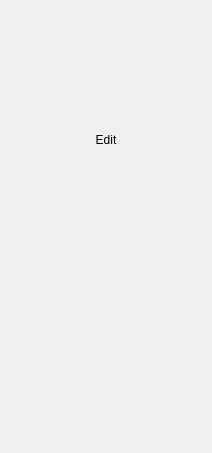
<?xml version="1.0" encoding="UTF-8"?>
<ui version="4.0">
 <class>ContextMenu</class>
 <widget class="QWidget" name="ContextMenu">
  <property name="geometry">
   <rect>
    <x>0</x>
    <y>0</y>
    <width>212</width>
    <height>453</height>
   </rect>
  </property>
  <property name="sizePolicy">
   <sizepolicy hsizetype="Preferred" vsizetype="Minimum">
    <horstretch>0</horstretch>
    <verstretch>0</verstretch>
   </sizepolicy>
  </property>
  <property name="minimumSize">
   <size>
    <width>212</width>
    <height>0</height>
   </size>
  </property>
  <property name="windowTitle">
   <string notr="true">Form</string>
  </property>
  <property name="title" stdset="0">
   <string notr="true"/>
  </property>
  <layout class="QVBoxLayout" name="verticalLayout">
   <property name="spacing">
    <number>0</number>
   </property>
   <property name="sizeConstraint">
    <enum>QLayout::SetDefaultConstraint</enum>
   </property>
   <property name="leftMargin">
    <number>0</number>
   </property>
   <property name="topMargin">
    <number>4</number>
   </property>
   <property name="rightMargin">
    <number>0</number>
   </property>
   <property name="bottomMargin">
    <number>4</number>
   </property>
   <item>
    <widget class="QStackedWidget" name="stackedWidget">
     <property name="currentIndex">
      <number>0</number>
     </property>
     <widget class="QWidget" name="page_3">
      <layout class="QVBoxLayout" name="verticalLayout_2">
       <property name="spacing">
        <number>7</number>
       </property>
       <property name="sizeConstraint">
        <enum>QLayout::SetDefaultConstraint</enum>
       </property>
       <property name="leftMargin">
        <number>0</number>
       </property>
       <property name="topMargin">
        <number>0</number>
       </property>
       <property name="rightMargin">
        <number>0</number>
       </property>
       <property name="bottomMargin">
        <number>0</number>
       </property>
       <item>
        <layout class="QVBoxLayout" name="buttonsLayout">
         <property name="spacing">
          <number>2</number>
         </property>
         <property name="sizeConstraint">
          <enum>QLayout::SetMinAndMaxSize</enum>
         </property>
         <property name="leftMargin">
          <number>0</number>
         </property>
         <property name="topMargin">
          <number>0</number>
         </property>
         <property name="rightMargin">
          <number>0</number>
         </property>
         <property name="bottomMargin">
          <number>0</number>
         </property>
         <item>
          <layout class="QHBoxLayout" name="zoomLayout">
           <property name="spacing">
            <number>0</number>
           </property>
           <property name="sizeConstraint">
            <enum>QLayout::SetDefaultConstraint</enum>
           </property>
           <property name="leftMargin">
            <number>4</number>
           </property>
           <property name="topMargin">
            <number>0</number>
           </property>
           <property name="rightMargin">
            <number>4</number>
           </property>
           <property name="bottomMargin">
            <number>0</number>
           </property>
           <item>
            <widget class="ActionButton" name="fitWindow" native="true">
             <property name="styleClass" stdset="0">
              <string notr="true">ContextMenuButton</string>
             </property>
            </widget>
           </item>
           <item>
            <widget class="ActionButton" name="fitWidth" native="true">
             <property name="styleClass" stdset="0">
              <string notr="true">ContextMenuButton</string>
             </property>
            </widget>
           </item>
           <item>
            <widget class="ActionButton" name="fitWindowStretch" native="true">
             <property name="styleClass" stdset="0">
              <string notr="true">ContextMenuButton</string>
             </property>
            </widget>
           </item>
           <item>
            <widget class="ActionButton" name="zoomOriginal" native="true">
             <property name="styleClass" stdset="0">
              <string notr="true">ContextMenuButton</string>
             </property>
            </widget>
           </item>
           <item>
            <widget class="ActionButton" name="zoomIn" native="true">
             <property name="styleClass" stdset="0">
              <string notr="true">ContextMenuButton</string>
             </property>
            </widget>
           </item>
           <item>
            <widget class="ActionButton" name="zoomOut" native="true">
             <property name="styleClass" stdset="0">
              <string notr="true">ContextMenuButton</string>
             </property>
            </widget>
           </item>
          </layout>
         </item>
         <item>
          <layout class="QVBoxLayout" name="edit_group">
           <property name="spacing">
            <number>0</number>
           </property>
           <property name="leftMargin">
            <number>0</number>
           </property>
           <property name="topMargin">
            <number>0</number>
           </property>
           <property name="rightMargin">
            <number>0</number>
           </property>
           <property name="bottomMargin">
            <number>0</number>
           </property>
           <item>
            <layout class="QHBoxLayout" name="fancy_header_group">
             <property name="spacing">
              <number>14</number>
             </property>
             <property name="leftMargin">
              <number>11</number>
             </property>
             <property name="topMargin">
              <number>0</number>
             </property>
             <property name="rightMargin">
              <number>11</number>
             </property>
             <property name="bottomMargin">
              <number>0</number>
             </property>
             <item>
              <layout class="QVBoxLayout" name="line_left">
               <property name="spacing">
                <number>0</number>
               </property>
               <property name="leftMargin">
                <number>0</number>
               </property>
               <property name="topMargin">
                <number>0</number>
               </property>
               <property name="bottomMargin">
                <number>5</number>
               </property>
               <item>
                <widget class="QWidget" name="widget" native="true">
                 <property name="sizePolicy">
                  <sizepolicy hsizetype="MinimumExpanding" vsizetype="Preferred">
                   <horstretch>0</horstretch>
                   <verstretch>0</verstretch>
                  </sizepolicy>
                 </property>
                 <property name="styleClass" stdset="0">
                  <string notr="true">HLineSeparator</string>
                 </property>
                </widget>
               </item>
              </layout>
             </item>
             <item>
              <layout class="QVBoxLayout" name="header_text">
               <property name="spacing">
                <number>0</number>
               </property>
               <property name="leftMargin">
                <number>0</number>
               </property>
               <property name="bottomMargin">
                <number>2</number>
               </property>
               <item>
                <widget class="QLabel" name="label">
                 <property name="text">
                  <string>Edit</string>
                 </property>
                 <property name="alignment">
                  <set>Qt::AlignCenter</set>
                 </property>
                </widget>
               </item>
              </layout>
             </item>
             <item>
              <layout class="QVBoxLayout" name="line_right">
               <property name="spacing">
                <number>0</number>
               </property>
               <property name="leftMargin">
                <number>0</number>
               </property>
               <property name="topMargin">
                <number>0</number>
               </property>
               <property name="bottomMargin">
                <number>5</number>
               </property>
               <item>
                <widget class="QWidget" name="widget_2" native="true">
                 <property name="sizePolicy">
                  <sizepolicy hsizetype="MinimumExpanding" vsizetype="Preferred">
                   <horstretch>0</horstretch>
                   <verstretch>0</verstretch>
                  </sizepolicy>
                 </property>
                 <property name="styleClass" stdset="0">
                  <string notr="true">HLineSeparator</string>
                 </property>
                </widget>
               </item>
              </layout>
             </item>
            </layout>
           </item>
           <item>
            <layout class="QHBoxLayout" name="transformLayout">
             <property name="spacing">
              <number>0</number>
             </property>
             <property name="leftMargin">
              <number>4</number>
             </property>
             <property name="topMargin">
              <number>0</number>
             </property>
             <property name="rightMargin">
              <number>4</number>
             </property>
             <property name="bottomMargin">
              <number>0</number>
             </property>
             <item>
              <widget class="ActionButton" name="rotateLeft" native="true">
               <property name="sizePolicy">
                <sizepolicy hsizetype="Preferred" vsizetype="Minimum">
                 <horstretch>0</horstretch>
                 <verstretch>0</verstretch>
                </sizepolicy>
               </property>
               <property name="styleClass" stdset="0">
                <string notr="true">ContextMenuButton</string>
               </property>
              </widget>
             </item>
             <item>
              <widget class="ActionButton" name="rotateRight" native="true">
               <property name="sizePolicy">
                <sizepolicy hsizetype="Preferred" vsizetype="Minimum">
                 <horstretch>0</horstretch>
                 <verstretch>0</verstretch>
                </sizepolicy>
               </property>
               <property name="styleClass" stdset="0">
                <string notr="true">ContextMenuButton</string>
               </property>
              </widget>
             </item>
             <item>
              <widget class="ActionButton" name="flipV" native="true">
               <property name="sizePolicy">
                <sizepolicy hsizetype="Preferred" vsizetype="Minimum">
                 <horstretch>0</horstretch>
                 <verstretch>0</verstretch>
                </sizepolicy>
               </property>
               <property name="styleClass" stdset="0">
                <string notr="true">ContextMenuButton</string>
               </property>
              </widget>
             </item>
             <item>
              <widget class="ActionButton" name="flipH" native="true">
               <property name="sizePolicy">
                <sizepolicy hsizetype="Preferred" vsizetype="Minimum">
                 <horstretch>0</horstretch>
                 <verstretch>0</verstretch>
                </sizepolicy>
               </property>
               <property name="styleClass" stdset="0">
                <string notr="true">ContextMenuButton</string>
               </property>
              </widget>
             </item>
             <item>
              <widget class="ActionButton" name="crop" native="true">
               <property name="sizePolicy">
                <sizepolicy hsizetype="Preferred" vsizetype="Minimum">
                 <horstretch>0</horstretch>
                 <verstretch>0</verstretch>
                </sizepolicy>
               </property>
               <property name="styleClass" stdset="0">
                <string notr="true">ContextMenuButton</string>
               </property>
              </widget>
             </item>
             <item>
              <widget class="ActionButton" name="resize" native="true">
               <property name="sizePolicy">
                <sizepolicy hsizetype="Preferred" vsizetype="Minimum">
                 <horstretch>0</horstretch>
                 <verstretch>0</verstretch>
                </sizepolicy>
               </property>
               <property name="styleClass" stdset="0">
                <string notr="true">ContextMenuButton</string>
               </property>
              </widget>
             </item>
            </layout>
           </item>
           <item>
            <layout class="QVBoxLayout" name="line_bottom">
             <property name="spacing">
              <number>0</number>
             </property>
             <property name="leftMargin">
              <number>11</number>
             </property>
             <property name="topMargin">
              <number>5</number>
             </property>
             <property name="rightMargin">
              <number>11</number>
             </property>
             <item>
              <widget class="QWidget" name="widget_3" native="true">
               <property name="sizePolicy">
                <sizepolicy hsizetype="MinimumExpanding" vsizetype="Fixed">
                 <horstretch>0</horstretch>
                 <verstretch>0</verstretch>
                </sizepolicy>
               </property>
               <property name="minimumSize">
                <size>
                 <width>0</width>
                 <height>1</height>
                </size>
               </property>
               <property name="maximumSize">
                <size>
                 <width>16777215</width>
                 <height>1</height>
                </size>
               </property>
               <property name="styleClass" stdset="0">
                <string notr="true">HLineSeparator</string>
               </property>
              </widget>
             </item>
            </layout>
           </item>
          </layout>
         </item>
        </layout>
       </item>
       <item>
        <layout class="QVBoxLayout" name="actionsLayout">
         <property name="spacing">
          <number>2</number>
         </property>
         <property name="sizeConstraint">
          <enum>QLayout::SetDefaultConstraint</enum>
         </property>
         <property name="leftMargin">
          <number>0</number>
         </property>
         <property name="topMargin">
          <number>0</number>
         </property>
         <property name="rightMargin">
          <number>0</number>
         </property>
         <property name="bottomMargin">
          <number>0</number>
         </property>
         <item>
          <widget class="ContextMenuItem" name="print" native="true"/>
         </item>
         <item>
          <spacer name="verticalSpacer">
           <property name="orientation">
            <enum>Qt::Vertical</enum>
           </property>
           <property name="sizeType">
            <enum>QSizePolicy::Fixed</enum>
           </property>
           <property name="sizeHint" stdset="0">
            <size>
             <width>20</width>
             <height>6</height>
            </size>
           </property>
          </spacer>
         </item>
         <item>
          <widget class="ContextMenuItem" name="copy" native="true"/>
         </item>
         <item>
          <widget class="ContextMenuItem" name="move" native="true"/>
         </item>
         <item>
          <spacer name="verticalSpacer_2">
           <property name="orientation">
            <enum>Qt::Vertical</enum>
           </property>
           <property name="sizeType">
            <enum>QSizePolicy::Fixed</enum>
           </property>
           <property name="sizeHint" stdset="0">
            <size>
             <width>20</width>
             <height>6</height>
            </size>
           </property>
          </spacer>
         </item>
         <item>
          <widget class="ContextMenuItem" name="trash" native="true"/>
         </item>
         <item>
          <spacer name="verticalSpacer_3">
           <property name="orientation">
            <enum>Qt::Vertical</enum>
           </property>
           <property name="sizeType">
            <enum>QSizePolicy::Fixed</enum>
           </property>
           <property name="sizeHint" stdset="0">
            <size>
             <width>20</width>
             <height>6</height>
            </size>
           </property>
          </spacer>
         </item>
         <item>
          <widget class="ContextMenuItem" name="open" native="true"/>
         </item>
         <item>
          <widget class="ContextMenuItem" name="folderView" native="true"/>
         </item>
         <item>
          <widget class="ContextMenuItem" name="settings" native="true"/>
         </item>
         <item>
          <spacer name="verticalSpacer_4">
           <property name="orientation">
            <enum>Qt::Vertical</enum>
           </property>
           <property name="sizeType">
            <enum>QSizePolicy::Fixed</enum>
           </property>
           <property name="sizeHint" stdset="0">
            <size>
             <width>20</width>
             <height>6</height>
            </size>
           </property>
          </spacer>
         </item>
         <item>
          <widget class="ContextMenuItem" name="openWith" native="true"/>
         </item>
         <item>
          <spacer name="verticalSpacer_5">
           <property name="orientation">
            <enum>Qt::Vertical</enum>
           </property>
           <property name="sizeType">
            <enum>QSizePolicy::Fixed</enum>
           </property>
           <property name="sizeHint" stdset="0">
            <size>
             <width>20</width>
             <height>6</height>
            </size>
           </property>
          </spacer>
         </item>
         <item>
          <widget class="ContextMenuItem" name="showLocation" native="true"/>
         </item>
         <item>
          <widget class="ContextMenuItem" name="copyPath" native="true"/>
         </item>
         <item>
          <spacer name="verticalSpacer_6">
           <property name="orientation">
            <enum>Qt::Vertical</enum>
           </property>
           <property name="sizeType">
            <enum>QSizePolicy::Fixed</enum>
           </property>
           <property name="sizeHint" stdset="0">
            <size>
             <width>20</width>
             <height>6</height>
            </size>
           </property>
          </spacer>
         </item>
         <item>
          <widget class="ContextMenuItem" name="imageInfo" native="true"/>
         </item>
         <item>
          <widget class="ContextMenuItem" name="findDuplicates" native="true"/>
         </item>
        </layout>
       </item>
      </layout>
     </widget>
     <widget class="QWidget" name="page_4">
      <layout class="QVBoxLayout" name="verticalLayout_3">
       <property name="spacing">
        <number>0</number>
       </property>
       <property name="leftMargin">
        <number>0</number>
       </property>
       <property name="topMargin">
        <number>0</number>
       </property>
       <property name="rightMargin">
        <number>0</number>
       </property>
       <property name="bottomMargin">
        <number>0</number>
       </property>
       <item>
        <spacer name="verticalSpacer_6">
         <property name="orientation">
          <enum>Qt::Vertical</enum>
         </property>
         <property name="sizeHint" stdset="0">
          <size>
           <width>20</width>
           <height>40</height>
          </size>
         </property>
        </spacer>
       </item>
       <item>
        <layout class="QVBoxLayout" name="scriptsLayout">
         <property name="spacing">
          <number>0</number>
         </property>
         <property name="leftMargin">
          <number>0</number>
         </property>
         <property name="topMargin">
          <number>0</number>
         </property>
         <property name="rightMargin">
          <number>0</number>
         </property>
         <property name="bottomMargin">
          <number>0</number>
         </property>
        </layout>
       </item>
       <item>
        <spacer name="verticalSpacer_7">
         <property name="orientation">
          <enum>Qt::Vertical</enum>
         </property>
         <property name="sizeType">
          <enum>QSizePolicy::Fixed</enum>
         </property>
         <property name="sizeHint" stdset="0">
          <size>
           <width>20</width>
           <height>6</height>
          </size>
         </property>
        </spacer>
       </item>
       <item>
        <widget class="ContextMenuItem" name="backButton" native="true"/>
       </item>
       <item>
        <spacer name="verticalSpacer_8">
         <property name="orientation">
          <enum>Qt::Vertical</enum>
         </property>
         <property name="sizeType">
          <enum>QSizePolicy::Fixed</enum>
         </property>
         <property name="sizeHint" stdset="0">
          <size>
           <width>20</width>
           <height>6</height>
          </size>
         </property>
        </spacer>
       </item>
       <item>
        <widget class="ContextMenuItem" name="scriptSetupButton" native="true"/>
       </item>
      </layout>
     </widget>
    </widget>
   </item>
  </layout>
 </widget>
 <customwidgets>
  <customwidget>
   <class>ActionButton</class>
   <extends>QWidget</extends>
   <header>gui/customwidgets/actionbutton.h</header>
   <container>1</container>
  </customwidget>
  <customwidget>
   <class>ContextMenuItem</class>
   <extends>QWidget</extends>
   <header>gui/customwidgets/contextmenuitem.h</header>
   <container>1</container>
  </customwidget>
 </customwidgets>
 <resources/>
 <connections/>
</ui>
